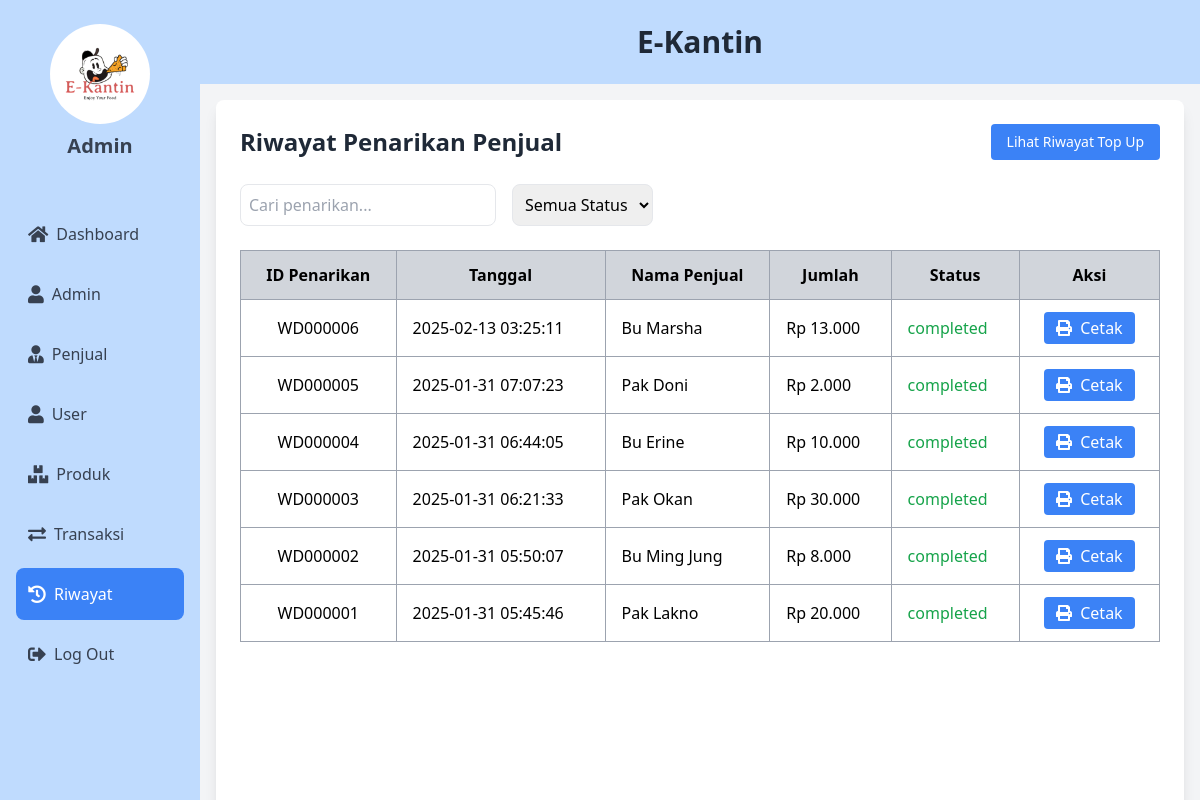
The app's page /riwayat/rwtpenjual.php (signed in), older data.
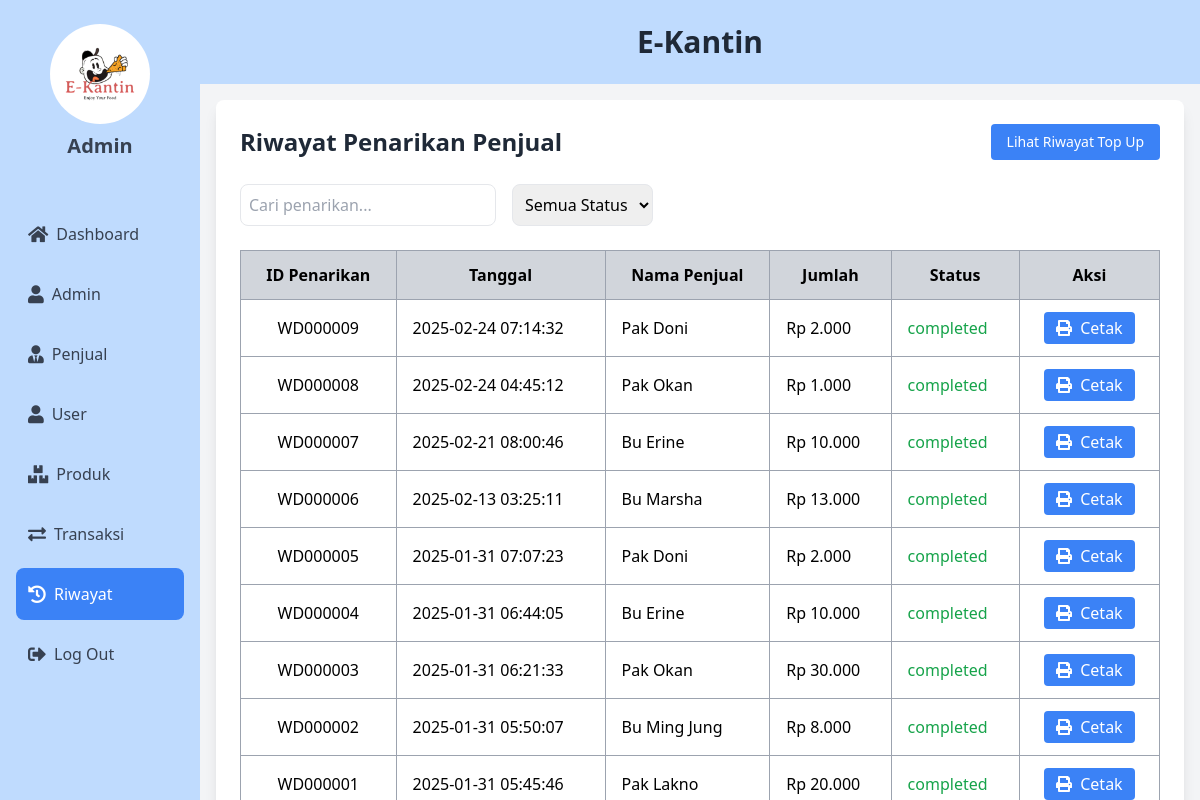
The same page, newer data.
### tables this page shows
CREATE TABLE `withdrawals` (
  `id_withdrawal` int NOT NULL AUTO_INCREMENT,
  `id_penjual` int NOT NULL,
  `saldo` decimal(10,2) NOT NULL,
  `status` enum('completed','pending','failed') NOT NULL DEFAULT 'pending',
  `tanggal_withdrawal` timestamp NOT NULL DEFAULT CURRENT_TIMESTAMP,
  `total_withdrawal` decimal(10,2) NOT NULL DEFAULT '0.00',
  PRIMARY KEY (`id_withdrawal`),
  KEY `withdrawals_penjual_FK` (`id_penjual`),
  CONSTRAINT `withdrawals_penjual_FK` FOREIGN KEY (`id_penjual`) REFERENCES `penjual` (`id_penjual`) ON DELETE CASCADE ON UPDATE CASCADE
);

CREATE TABLE `penjual` (
  `id_penjual` int NOT NULL AUTO_INCREMENT,
  `nama_penjual` varchar(100) NOT NULL,
  `kontak` varchar(100) NOT NULL,
  `status` enum('aktif','non-aktif') NOT NULL,
  `tanggal_bergabung` timestamp NOT NULL,
  `saldo` decimal(10,2) NOT NULL DEFAULT '0.00',
  `withdrawable_balance` decimal(10,2) NOT NULL DEFAULT '0.00',
  `total_pemasukan` decimal(10,2) NOT NULL DEFAULT '0.00',
  PRIMARY KEY (`id_penjual`)
);

### riwayat/rwtpenjual.php (the view, shortened to what this page needs)
<?php
include '../config.php';
$hal = isset($_GET['hal']) ? (int)$_GET['hal'] : 1;
$batas = 10;
$mulai = ($hal - 1) * $batas;
$query = "SELECT w.*, p.nama_penjual
          FROM withdrawals w
          JOIN penjual p ON w.id_penjual = p.id_penjual
          ORDER BY w.tanggal_withdrawal DESC
          LIMIT $mulai, $batas";
$result = mysqli_query($conn, $query);
?>
<!DOCTYPE html>
<html lang="en">
<head>
    <script src="https://cdn.tailwindcss.com"></script>
    <link href="https://cdnjs.cloudflare.com/ajax/libs/font-awesome/5.15.4/css/all.min.css" rel="stylesheet">
</head>
<body class="bg-gray-100">
    <div class="flex h-screen overflow-hidden">
        <div class="w-1/6 bg-blue-200">
            <div class="flex flex-col items-center py-6 px-4">
                <div class="flex flex-col items-center mb-6">
                    <img src="../images/WhatsApp Image 2025-01-04 at 10.08.50_8e6a12dc.jpg" alt="Logo" class="rounded-full mb-2" style="height: 100px;">
                    <h1 class="text-xl font-semibold text-gray-700">Admin</h1>
                </div><br>
                <nav class="space-y-2 w-full">
                    <a href="../dashboard/dashboard.php" class="nav-link flex items-center p-3 w-full text-gray-700 hover:bg-blue-500 hover:text-white transition-all duration-300 rounded-lg">
                        <i class="fas fa-home mr-2 text-lg"></i> Dashboard
                    </a>
                    <a href="../admin/admin.php" class="nav-link flex items-center p-3 w-full text-gray-700 hover:bg-blue-500 hover:text-white transition-all duration-300 rounded-lg">
                        <i class="fas fa-user mr-2 text-lg"></i> Admin
                    </a>
                    <a href="../penjual/penjual.php" class="nav-link flex items-center p-3 w-full text-gray-700 hover:bg-blue-500 hover:text-white transition-all duration-300 rounded-lg">
                        <i class="fas fa-user-tie mr-2 text-lg"></i> Penjual
                    </a>
                    <a href="../user/user.php" class="nav-link flex items-center p-3 w-full text-gray-700 hover:bg-blue-500 hover:text-white transition-all duration-300 rounded-lg">
                        <i class="fas fa-user mr-2 text-lg"></i> User
                    </a>
                    <a href="../barang/barang.php" class="nav-link flex items-center p-3 w-full text-gray-700 hover:bg-blue-500 hover:text-white transition-all duration-300 rounded-lg">
                        <i class="fas fa-boxes mr-2 text-lg"></i> Produk
                    </a>
                    <a href="../transaksi/transaksi.php" class="nav-link flex items-center p-3 w-full text-gray-700 hover:bg-blue-500 hover:text-white transition-all duration-300 rounded-lg">
                        <i class="fas fa-exchange-alt mr-2 text-lg"></i> Transaksi
                    </a>
                    <a href="../riwayat/riwayat.php" class="nav-link flex items-center p-3 w-full text-gray-700 hover:bg-blue-500 hover:text-white transition-all duration-300 rounded-lg bg-blue-500 text-white">
                        <i class="fas fa-history mr-2 text-lg"></i> Riwayat
                    </a>
                    <a href="../logout.php" class="nav-link flex items-center p-3 w-full text-gray-700 hover:bg-blue-500 hover:text-white transition-all duration-300 rounded-lg">
                        <i class="fas fa-sign-out-alt mr-2 text-lg"></i> Log Out
                    </a>
                </nav>
            </div>
        </div>
        <div class="flex-1 flex flex-col overflow-hidden">
            <div class="bg-blue-200 text-center py-6 border-b-3 border-blue-400">
                <h1 class="text-3xl font-bold text-gray-800">E-Kantin</h1>
            </div>
            <div class="flex-1 p-4">
                <div class="bg-white rounded-lg shadow-lg p-6">
                    <div class="flex justify-between items-center mb-6">
                        <h2 class="text-2xl font-bold text-gray-800">Riwayat Penarikan Penjual</h2>
                        <a href="riwayat.php" class="text-sm px-4 py-2 bg-blue-500 text-white rounded hover:bg-blue-600 transition duration-200">
                            Lihat Riwayat Top Up
                        </a>
                    </div>
                    <div class="mb-6 flex gap-4">
                        <input type="text" id="searchInput" placeholder="Cari penarikan..."
                               class="p-2 border rounded-lg w-64 focus:ring-2 focus:ring-blue-400">
                        <select id="statusFilter" class="p-2 border rounded-lg focus:ring-2 focus:ring-blue-400">
                            <option value="">Semua Status</option>
                        </select>
                    </div>
                    <div class="overflow-x-auto h-[calc(100vh-250px)] overflow-y-auto custom-scrollbar">
                        <table class="min-w-full bg-white table-auto border-collapse">
                            <thead class="sticky-header">
                                <tr class="bg-gray-300 text-center">
                                    <th class="py-3 px-4 border border-gray-400">ID Penarikan</th>
                                    <th class="py-3 px-4 border border-gray-400">Tanggal</th>
                                    <th class="py-3 px-4 border border-gray-400">Nama Penjual</th>
                                    <th class="py-3 px-4 border border-gray-400">Jumlah</th>
                                    <th class="py-3 px-4 border border-gray-400">Status</th>
                                    <th class="py-3 px-4 border border-gray-400">Aksi</th>
                                </tr>
                            </thead>
                            <tbody>
                            <?php
                            while($row = mysqli_fetch_array($result)) {
                                $statusClass = $row['status'] == 'completed' ? 'text-green-600' :
                                            ($row['status'] == 'failed' ? 'text-red-600' : 'text-yellow-600');
                                echo "<tr class='border-b hover:bg-gray-50'>
                                        <td class='py-3 px-4 text-center border border-gray-400'>WD" . str_pad($row['id_withdrawal'], 6, '0', STR_PAD_LEFT) . "</td>
                                        <td class='py-3 px-4 border border-gray-400'>{$row['tanggal_withdrawal']}</td>
                                        <td class='py-3 px-4 border border-gray-400'>{$row['nama_penjual']}</td>
                                        <td class='py-3 px-4 border border-gray-400'>Rp " . number_format($row['saldo'],0,',','.') . "</td>
                                        <td class='py-3 px-4 border border-gray-400 {$statusClass}'>{$row['status']}</td>
                                        <td class='py-3 px-4 text-center border border-gray-400'>
                                            <button onclick='printReceipt(\"WD" . str_pad($row['id_withdrawal'], 6, '0', STR_PAD_LEFT) . "\", \"{$row['nama_penjual']}\", {$row['saldo']}, \"{$row['tanggal_withdrawal']}\", \"Withdrawal\")'
                                                    class='bg-blue-500 text-white px-3 py-1 rounded hover:bg-blue-600 transition-colors'>
                                                <i class='fas fa-print mr-1'></i> Cetak
                                            </button>
                                        </td>
                                    </tr>";
                            }
                            ?>
                            </tbody>
                        </table>
                    </div>
                </div>
            </div>
        </div>
    </div>
</body>
</html>

### riwayat/rwtpenjual.php (style rules this page uses)
.sticky-header th { position: sticky; top: 0; background-color: rgb(209 213 219); z-index: 10; }

Row changes from the older to the newer data that the page shows:
added withdrawals: id_withdrawal "000009", tanggal_withdrawal "2025-02-24 07:14:32", id_penjual.nama_penjual "Pak Doni", saldo "2.000", status "completed"
added withdrawals: id_withdrawal "000008", tanggal_withdrawal "2025-02-24 04:45:12", id_penjual.nama_penjual "Pak Okan", saldo "1.000", status "completed"
added withdrawals: id_withdrawal "000007", tanggal_withdrawal "2025-02-21 08:00:46", id_penjual.nama_penjual "Bu Erine", saldo "10.000", status "completed"
